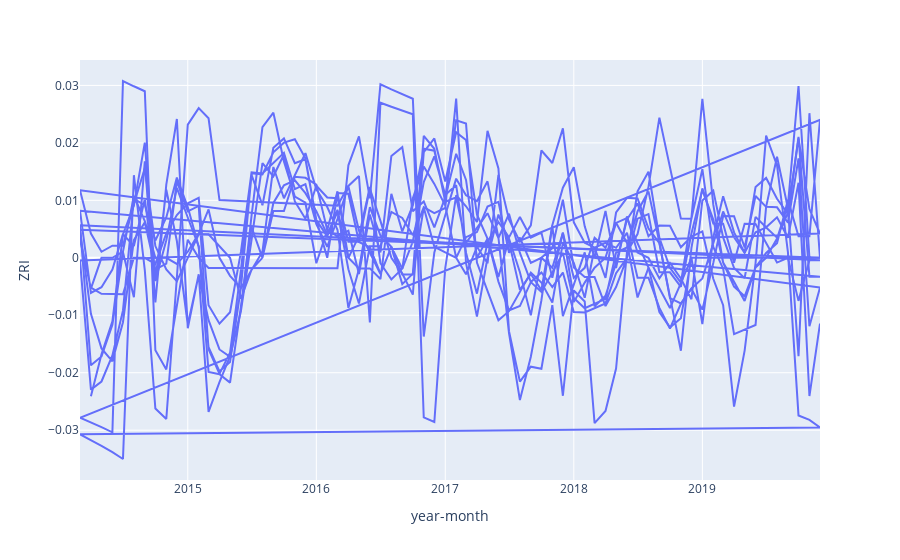

Notebook code for this chart:
### Code cell
px.line(zri2.iloc[0:700], x='year-month', y='ZRI')

### Figure 1 — Plotly figure (JSON) as saved in the notebook; plotly's stock layout.template omitted (floating-point values rounded to 4 significant figures; data arrays with more than 128 entries replaced by an {"elided": "..."} marker saying what was removed)
{"data": [{"hovertemplate": "year-month=%{x}<br>ZRI=%{y}<extra></extra>", "legendgroup": "", "line": {"color": "#636efa", "dash": "solid"}, "marker": {"symbol": "circle"}, "mode": "lines", "name": "", "orientation": "v", "showlegend": false, "type": "scatter", "x": {"elided": "700 str values"}, "xaxis": "x", "y": {"elided": "700 float values"}, "yaxis": "y"}], "layout": {"legend": {"tracegroupgap": 0}, "margin": {"t": 60}, "xaxis": {"anchor": "y", "domain": [0, 1], "title": {"text": "year-month"}}, "yaxis": {"anchor": "x", "domain": [0, 1], "title": {"text": "ZRI"}}}}
